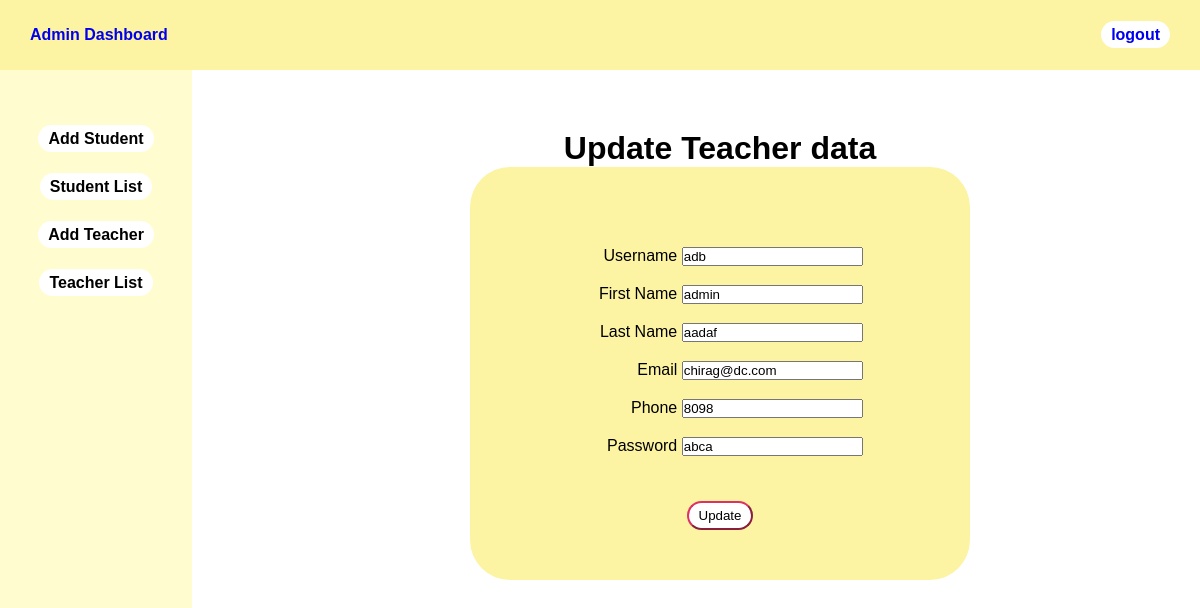
Page /update_teacher.php?teacher_id=3 (signed in) on the committed database.
### tables this page shows
CREATE TABLE `teacherlist` (
  `id` int(10) NOT NULL,
  `username` varchar(30) NOT NULL,
  `firstname` varchar(30) NOT NULL,
  `lastname` varchar(30) NOT NULL,
  `email` varchar(50) NOT NULL,
  `phone` bigint(10) NOT NULL,
  `usertype` varchar(30) NOT NULL,
  `password` varchar(30) NOT NULL
);

### update_teacher.php (the view, shortened to what this page needs)
<?php
    $host="localhost";
    $user="root";
    $password="";
    $db="sgs";
    $conn=mysqli_connect($host,$user,$password,$db);
    $id=$_GET['teacher_id'];
    $sql="SELECT * FROM teacherlist WHERE id='$id'";
    $result=mysqli_query($conn,$sql);
    $info=$result->fetch_assoc();
?>
<html>
<head>
	<link rel="stylesheet" type="text/css" href="css/admin-style.css">
</head>
    <body>
      	<?php
      	include 'admin_sidebar.php';
      	?>
        <div class="content">
        	<center>
        	<h1>Update Teacher data</h1>
        	<div class="div_deg">
        		<form method="POST" action="#">
				<div>
        				<label>Username</label>
        				<input type="text" name="username" value="<?php echo "{$info['username']}";?>">
        			</div>
        			<div>
        				<label>First Name</label>
        				<input type="text" name="firstname" value="<?php echo "{$info['firstname']}";?>">
        			</div>
					<div>
        				<label>Last Name</label>
        				<input type="text" name="lastname" value="<?php echo "{$info['lastname']}";?>">
        			</div>
        			<div>
        				<label>Email</label>
        				<input type="text" name="email" value="<?php echo "{$info['email']}";?>">
        			</div>
        			<div>
        				<label>Phone</label>
        				<input type="text" name="phone" value="<?php echo "{$info['phone']}";?>">
        			</div>
        			<div>
        				<label>Password</label>
        				<input type="text" name="password" value="<?php echo "{$info['password']}";?>">
        			</div>
        			<br><br>
        			<div>
        				<input type="submit" class="btn" name="save_update" value="Update">
        			</div>
        		</form>
        	</div>
        </center>
        </div>
    </body>
</html>

### css/admin-style.css (style rules this page uses)
* { margin: 0px; padding: 0px; font-family: 'Nuntio',sans-serif; }
.content { margin-left: 20%; margin-top: 5%; }
.btn { padding: 5px 10px; background: #fff; border-color: #de3163; border-radius: 30px; transition: .5s; }

### update_teacher.php (style rules this page uses)
label { display: inline-block; text-align: right; width: 100px; padding-top: 10px; padding-bottom: 10px; font-size: 16px; }
.btn { padding: 5px 10px; background: #fff; border-color: #de3163; border-radius: 30px; }
.div_deg { background-color: #fcf4a3; width: 500px; padding-top: 70px; padding-bottom: 50px; border-radius: 40px; }

### rows in the picture
teacherlist: username "adb", firstname "admin", lastname "aadaf", email "chirag@dc.com", phone "8098", password "abca"
